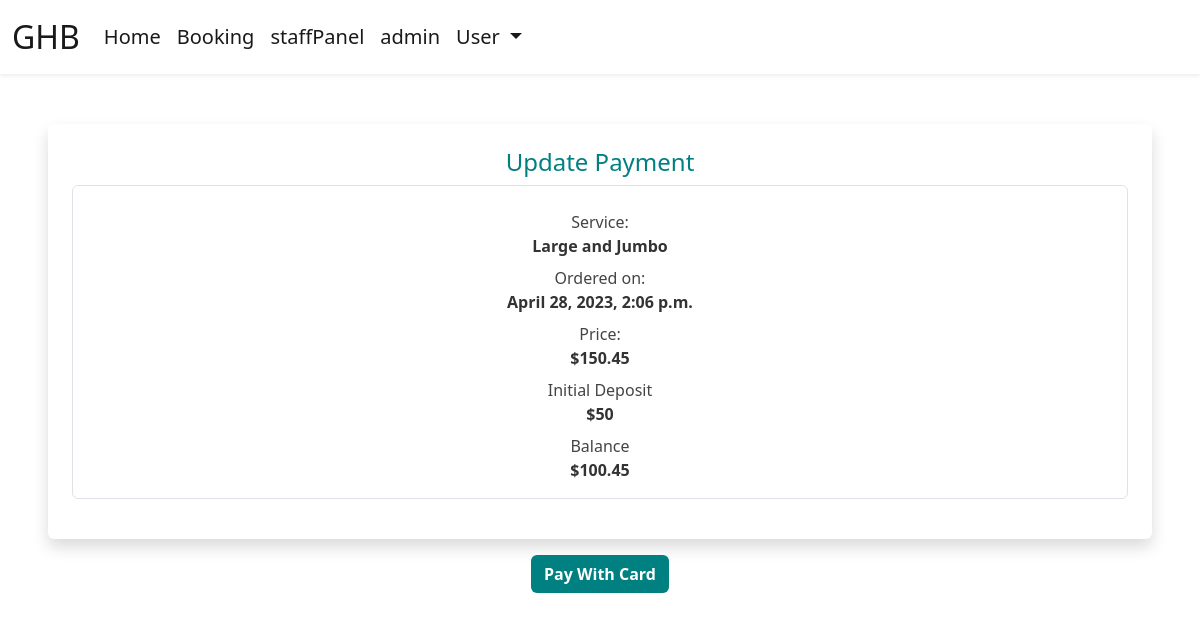
Page /payment-update/1 (signed in) on the committed database.
### book/models.py (models this page shows, shortened)
class Appointment(models.Model):
    user = models.ForeignKey(User, on_delete=models.CASCADE, null=True, blank=True)
    name = models.CharField(max_length=225, blank=True, null=True)
    service = models.CharField(max_length=50)
    day = models.DateField(default=datetime.now)
    time = models.CharField(max_length=10, choices=TIME_CHOICES, default="8 AM")
    deposit = models.IntegerField(null=True)
    price = models.DecimalField(max_digits=5, decimal_places=2, blank=True, null=True)
    time_ordered = models.DateTimeField(default=datetime.now)
    update_count = models.IntegerField(default=0, null=False)

### book/views.py (the view, shortened to what this page needs)
# urls.py: path('payment-update/<int:id>', views.paymentUpdate, name='paymentUpdate'),
@login_required
def paymentUpdate(request, id):
    user = request.user
    Key = settings.STRIPE_PUBLISHABLE_KEY
    appointment = Appointment.objects.get(pk=id)
    prev_deposit = appointment.deposit
    price = appointment.price
    balance = price - prev_deposit
    return render(request, 'paymentUpdate.html', {
        'current_deposit':balance,
         'Key':Key,
         'appointment':appointment,
         'balance': balance,
         })

### templates/paymentUpdate.html (shortened to what this page needs)
{% extends 'layout.html' %}
{% load static %}
{% block body %}
<head>
</head>
<section style="margin-top: 50px; margin-bottom: 250px">
    <center>
        <div class="mt-5 ">
            <div class="shadow p-4 mb-3 bg-body bg-body rounded text-black  m-5">
                <h4 style="color: teal;">Update Payment</h4>
                {% if appointment %}
                <div class="list-group fs-4 border p-3 mb-3">
                    <p style="font-size: medium; color:#444" class="list-group mt-2">Service: <b style="color: #333; font-size: medium;">{{ appointment.service }}</b style="color: #333;"></p>
                    <p style="font-size: medium; color:#444" class="list-group mt-2">Ordered on: <b style="color: #333; font-size: medium;">{{ appointment.time_ordered }}</b></p>
                    <p style="font-size: medium; color:#444" class="list-group mt-2">Price: <b style="color: #333; font-size: medium;">${{ appointment.price }}</b></p>
                    <p style="font-size: medium; color:#444" class="list-group mt-2">Initial Deposit <b style="color: #333; font-size: medium;">${{ appointment.deposit }}</b></p>
                    <p style="font-size: medium; color:#444" class="list-group mt-2">Balance<b style="color: #333; font-size: medium;">${{ balance }}</b></p>
                </div>
                {% endif %}
            </div>
            <button onclick="showForm()" id="show-form-btn" style="background-color: teal; color: #fff; font-weight: bold" class="btn btn-block">Pay With Card</button>
        </div>
    </center>
</section>
{% endblock %}

### rows in the picture
Appointment: service "Large and Jumbo", time_ordered "April 28, 2023, 2:06 p.m.", price "150.45", deposit "50"

### other values in the picture
{{ balance }} "100.45"
